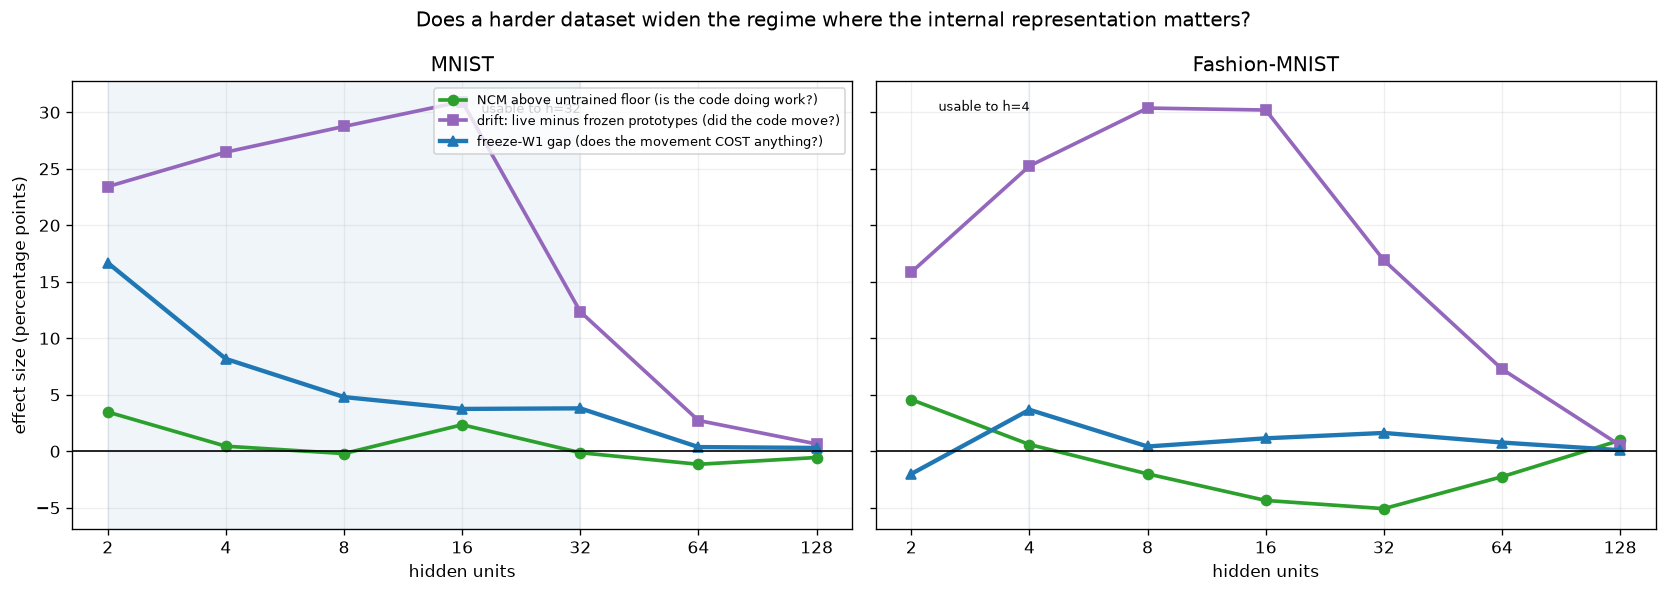

Here is the Python script that generated this plot:
"""23_dataset_and_capacity

ONE QUESTION
    Is MNIST too easy for this project -- i.e. does a harder dataset widen the range of
    hidden-layer widths at which the internal representation actually matters?

WHY IT IS ASKED THIS WAY
    Exp 21 showed that on MNIST the regime where the hidden layer does task-specific work is
    narrow. Two diagnostics, both from that figure, at 2 tasks x 5 classes:

        NCM above floor   trained-network NCM minus UNTRAINED-network NCM.
                          0 means the hidden layer is a random projection: training added
                          nothing that a random matrix did not already provide.
                          MNIST: 24 pts at width 8, 3 pts at 64, 0 pts at 128.
        drift             live-prototype NCM minus frozen-prototype NCM. How far the code
                          moved across the task switch.
                          MNIST: 39 pts at width 8, 2 pts at 64, 0 pts at 128.

    So on MNIST the interesting regime is hidden = 8-16, which is an awkward place to run a
    thesis: accuracy is low, variance is high, and a reviewer will ask whether the effect is
    an artefact of a crippled network. The question is whether Fashion-MNIST moves that regime
    up to a defensible width.

TEST
    Backprop only, 2 tasks x 5 classes, identical pipeline. Sweep width {2,4,8,16,32,64,128}
    on MNIST and Fashion-MNIST. Same three quantities per cell as exp 21, plus the causal one
    from exp 22 (freeze W1 during task 2), so this inherits exp 22's metric instead of
    inventing a new one.

    The 4-class arm from exp 21 is dropped, as you asked -- it varied the load without adding
    anything the 10-class arm did not show more clearly.

PROJECT DECISION THIS SETTLES
    Which dataset and which hidden width the whole method comparison runs at. Everything from
    the learning-rule comparison onward inherits this choice, and the report has to justify it.

EXPECTED
    Fashion-MNIST curves shifted RIGHT and DOWN: the NCM-above-floor and drift diagnostics
    should stay large out to width 32-64 instead of collapsing by 16-32, and the freeze-W1 gap
    should be larger at every width. Roughly, a defensible operating point around hidden = 32
    on Fashion-MNIST rather than 8-16 on MNIST.

WHAT THAT WOULD DEMONSTRATE
    That MNIST's ease, not the class-incremental setting itself, was suppressing the
    representational component of forgetting -- and that the earlier "predictive coding buys a
    better path but the same endpoint" result was measured at an operating point where no
    learning rule could have done better. Switching dataset is then a correction, not a
    goalpost move, and it is defensible in the report on exactly these numbers.

IF IT COMES OUT DIFFERENTLY
    Curves nearly identical to MNIST
        -> difficulty is not the lever; the bottleneck is the 196-dimensional flattened input
           and the single hidden layer. Next lever is DEPTH (Song & Bogacz report the
           advantage growing with depth) rather than dataset. Stay on MNIST and add layers.
    Fashion-MNIST diagnostics large at EVERY width including 128
        -> excellent: run at 64 or 128, where accuracy is respectable and no reviewer can
           object that the network was crippled.
    freeze-W1 gap stays near zero on both datasets at all widths
        -> the hidden-layer pathway is negligible however hard the task, and the thesis should
           be reframed around the output layer. Report this as the finding it is.

FIGURE
    23_dataset_and_capacity.png
    Two panels (MNIST, Fashion-MNIST). Per panel: NCM-above-floor, drift, and freeze-W1 gap
    against hidden width -- all three on one axis in POINTS, so "where does the hidden layer
    matter" is a single readable picture, with a shaded band marking the usable regime.
"""
import sys, time
from pathlib import Path
ROOT = Path(__file__).resolve().parent.parent
sys.path.insert(0, str(ROOT))

import numpy as np
import torch
import matplotlib.pyplot as plt

from src.data import load_mnist, class_indices, make_eval_split
from src.model import Arch, Objective, replace
from src.methods import build_method
from src.runner import run_classil
from src.probes import (prototype_images, live_ncm_fn, frozen_ncm_fn, restricted_argmax_fn)

# ============================ constants ============================
DEVICE    = "cuda" if torch.cuda.is_available() else "cpu"
DATA_DIR  = ROOT / "data"
FIG       = Path(__file__).resolve().with_suffix(".png")
IMG_SIZE  = 14
BASE_SEED = 0
N_RUNS    = 8                      # 2 datasets x 7 widths x 3 arms x 8 runs

WIDTHS            = [2, 4, 8, 16, 32, 64, 128]
DATASETS          = {"MNIST": False, "Fashion-MNIST": True}
CLASSES_PER_TASK  = 5
TASK1_THRESHOLD   = 0.70
STOP_PATIENCE     = 3
TASK1_MAX_ITERS   = 800
TASK2_ITERS       = 300             # fixed budget, matched across arms (as in exp 22)
BATCH             = 32
EVAL_EVERY        = 10
EVAL_PER_CLASS    = 100
PROTO_PER_CLASS   = 50

ARCH_BASE = Arch(in_dim=IMG_SIZE * IMG_SIZE, hidden=64, out_dim=10,
                 act="tanh", bias=True, init="scaled_normal")
OBJ = Objective(loss="mse", target="onehot", mask=False)
BP_LR = 0.05

ARMS = {"normal": set(), "freeze W1": {"W1", "b1"}}
# ==================================================================

res = {}       # (ds, width, arm) -> dict of lists
floor = {}     # (ds, width) -> list
t0 = time.time()

for ds_name, is_fashion in DATASETS.items():
    train, test = load_mnist(size=IMG_SIZE, root=str(DATA_DIR), fashion=is_fashion)
    cidx = class_indices(train)
    for width in WIDTHS:
        arch = replace(ARCH_BASE, hidden=width)
        for arm in ARMS:
            res[(ds_name, width, arm)] = dict(t1=[], t2=[], peak=[], live=[], frozen=[])
        floor[(ds_name, width)] = []

        for run in range(N_RUNS):
            seed = BASE_SEED + run
            d = np.random.default_rng(seed).permutation(10).tolist()
            k = CLASSES_PER_TASK
            tasks = [sorted(d[:k]), sorted(d[k:2 * k])]
            classes = sorted({c for t in tasks for c in t})
            stop_ev, rep_ev = make_eval_split(test, classes, EVAL_PER_CLASS, DEVICE, seed=seed)
            proto_x, proto_y = prototype_images(train, cidx, classes, PROTO_PER_CLASS,
                                                DEVICE, seed=seed)
            t1_sel = torch.isin(rep_ev[1], torch.tensor(tasks[0], device=DEVICE))

            # untrained-network NCM floor, on task-1 classes
            h0 = {}
            build_method("backprop", in_dim=arch.in_dim, hidden=width, out_dim=arch.out_dim,
                         arch=arch, obj=OBJ, lr=BP_LR, seed=seed, device=DEVICE, handle=h0)
            fl = live_ncm_fn(h0["features"], proto_x, proto_y)
            floor[(ds_name, width)].append(
                (fl(rep_ev[0][t1_sel]) == rep_ev[1][t1_sel]).float().mean().item())

            for arm, frozen_names in ARMS.items():
                handle, frozen_p = {}, {}
                step_fn, predict = build_method("backprop", in_dim=arch.in_dim, hidden=width,
                                                out_dim=arch.out_dim, arch=arch, obj=OBJ,
                                                lr=BP_LR, seed=seed, device=DEVICE,
                                                handle=handle)
                feats, freeze = handle["features"], handle["freeze"]
                ra = restricted_argmax_fn(predict, classes)

                def on_task_end(ti, step, _f=feats, _fp=frozen_p, _fz=freeze,
                                _fn=frozen_names, _px=proto_x, _py=proto_y):
                    if ti != 0:
                        return
                    pf = _f(_px).detach()
                    for c in sorted(set(_py.tolist())):
                        _fp[c] = pf[_py == c].mean(0)
                    _fz.update(_fn)

                o1 = run_classil(step_fn, predict, [tasks[0]], train, cidx,
                                 report_eval=rep_ev, stop_eval=stop_ev,
                                 readouts={"a": ra}, max_iters_per_task=TASK1_MAX_ITERS,
                                 batch=BATCH, eval_every=EVAL_EVERY, device=DEVICE,
                                 stop_threshold=TASK1_THRESHOLD, stop_patience=STOP_PATIENCE,
                                 data_seed=seed, on_task_end=on_task_end)
                run_classil(step_fn, predict, [tasks[1]], train, cidx,
                            report_eval=rep_ev, stop_eval=stop_ev, readouts={"a": ra},
                            max_iters_per_task=TASK2_ITERS, batch=BATCH,
                            eval_every=EVAL_EVERY, device=DEVICE, stop_threshold=None,
                            data_seed=seed + 7777)

                pred = ra(rep_ev[0])
                acc = {c: (pred[rep_ev[1] == c] == c).float().mean().item() for c in classes}
                R = res[(ds_name, width, arm)]
                R["peak"].append(o1["curves"]["a"][-1, 0])
                R["t1"].append(float(np.mean([acc[c] for c in tasks[0]])))
                R["t2"].append(float(np.mean([acc[c] for c in tasks[1]])))
                lv = live_ncm_fn(feats, proto_x, proto_y)
                fz = frozen_ncm_fn(feats, frozen_p)
                R["live"].append((lv(rep_ev[0][t1_sel]) == rep_ev[1][t1_sel]).float().mean().item())
                R["frozen"].append((fz(rep_ev[0][t1_sel]) == rep_ev[1][t1_sel]).float().mean().item())

        nf = np.mean(floor[(ds_name, width)]) * 100
        N = res[(ds_name, width, "normal")]
        gap = (np.mean(res[(ds_name, width, "freeze W1")]["t1"]) - np.mean(N["t1"])) * 100
        print(f"{ds_name:<15} h={width:>4} | normal t1 {np.mean(N['t1'])*100:5.1f} | "
              f"freezeW1 gap {gap:+5.1f} | ncm-above-floor "
              f"{np.mean(N['live'])*100 - nf:+5.1f} | drift "
              f"{(np.mean(N['live']) - np.mean(N['frozen']))*100:5.1f} | {time.time()-t0:5.0f}s")

# ------------------------------- table -------------------------------
for ds_name in DATASETS:
    print("\n" + "=" * 100)
    print(f"{ds_name}: where does the hidden layer matter?  (2x5 class-IL, {N_RUNS} runs)")
    print(f"{'hidden':>7}{'t1 peak':>10}{'t1 normal':>11}{'t1 freezeW1':>13}"
          f"{'freeze gap':>12}{'NCM>floor':>11}{'drift':>8}")
    for w in WIDTHS:
        N, F = res[(ds_name, w, "normal")], res[(ds_name, w, "freeze W1")]
        nf = np.mean(floor[(ds_name, w)]) * 100
        print(f"{w:>7}{np.mean(N['peak'])*100:>10.1f}{np.mean(N['t1'])*100:>11.1f}"
              f"{np.mean(F['t1'])*100:>13.1f}"
              f"{(np.mean(F['t1'])-np.mean(N['t1']))*100:>+12.1f}"
              f"{np.mean(N['live'])*100-nf:>+11.1f}"
              f"{(np.mean(N['live'])-np.mean(N['frozen']))*100:>8.1f}")

print("\nDECISION RULE: run the method comparison at the LARGEST width where the freeze-W1 gap")
print("is still clearly above zero. That is the largest network in which a drift-reducing")
print("learning rule has anything to win. Prefer the dataset that pushes that width higher.")

# ------------------------------- figure -------------------------------
fig, axes = plt.subplots(1, len(DATASETS), figsize=(7 * len(DATASETS), 5), sharey=True)
axes = np.atleast_1d(axes)
for ax, ds_name in zip(axes, DATASETS):
    nf = np.array([np.mean(floor[(ds_name, w)]) for w in WIDTHS]) * 100
    live = np.array([np.mean(res[(ds_name, w, "normal")]["live"]) for w in WIDTHS]) * 100
    froz = np.array([np.mean(res[(ds_name, w, "normal")]["frozen"]) for w in WIDTHS]) * 100
    gap = np.array([np.mean(res[(ds_name, w, "freeze W1")]["t1"])
                    - np.mean(res[(ds_name, w, "normal")]["t1"]) for w in WIDTHS]) * 100
    ax.plot(WIDTHS, live - nf, "o-", color="tab:green", lw=2.2,
            label="NCM above untrained floor (is the code doing work?)")
    ax.plot(WIDTHS, live - froz, "s-", color="tab:purple", lw=2.2,
            label="drift: live minus frozen prototypes (did the code move?)")
    ax.plot(WIDTHS, gap, "^-", color="tab:blue", lw=2.6,
            label="freeze-W1 gap (does the movement COST anything?)")
    ax.axhline(0, color="k", lw=1.0)
    usable = [w for w, g in zip(WIDTHS, gap) if g > 2]
    if usable:
        ax.axvspan(min(usable), max(usable), color="tab:blue", alpha=0.07)
        ax.text(max(usable), ax.get_ylim()[1] * 0.92, f" usable to h={max(usable)}",
                fontsize=8, ha="right")
    ax.set_xscale("log", base=2); ax.set_xticks(WIDTHS); ax.set_xticklabels(WIDTHS)
    ax.set_xlabel("hidden units"); ax.set_title(ds_name); ax.grid(alpha=0.2)
axes[0].set_ylabel("effect size (percentage points)")
axes[0].legend(fontsize=8, loc="upper right")
fig.suptitle("Does a harder dataset widen the regime where the internal representation matters?")
fig.tight_layout(); fig.savefig(FIG, dpi=120, bbox_inches="tight")
print(f"\nsaved {FIG.name}")
np.savez(FIG.with_suffix(".npz"), widths=WIDTHS,
         **{f"{k[0]}|{k[1]}|{k[2]}|{m}": np.array(v)
            for k, R in res.items() for m, v in R.items()},
         **{f"floor|{k[0]}|{k[1]}": np.array(v) for k, v in floor.items()})
